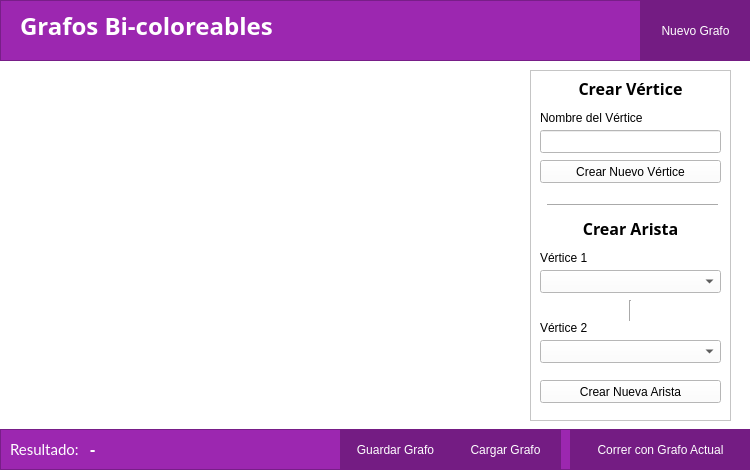
<?xml version="1.0" encoding="UTF-8"?>
<ui version="4.0">
 <class>BicoloreablesWindow</class>
 <widget class="QWidget" name="BicoloreablesWindow">
  <property name="geometry">
   <rect>
    <x>0</x>
    <y>0</y>
    <width>750</width>
    <height>470</height>
   </rect>
  </property>
  <property name="windowTitle">
   <string>Grafos Bicoloreables | Proyecto EdD I</string>
  </property>
  <property name="styleSheet">
   <string notr="true">QWidget{
background-color: white;
}</string>
  </property>
  <widget class="QFrame" name="frame">
   <property name="geometry">
    <rect>
     <x>0</x>
     <y>0</y>
     <width>751</width>
     <height>61</height>
    </rect>
   </property>
   <property name="styleSheet">
    <string notr="true">QFrame{
background-color: #9C27B0;
}

QLabel{
color: white;
}

QPushButton{
background-color:rgb(116, 28, 131);
color: white;
border: none;
font: 11pt &quot;Lato&quot;;
}

QPushButton:hover{
background-color: rgb(60, 14, 68);
}</string>
   </property>
   <property name="frameShape">
    <enum>QFrame::StyledPanel</enum>
   </property>
   <property name="frameShadow">
    <enum>QFrame::Raised</enum>
   </property>
   <widget class="QLabel" name="label">
    <property name="geometry">
     <rect>
      <x>20</x>
      <y>10</y>
      <width>281</width>
      <height>31</height>
     </rect>
    </property>
    <property name="font">
     <font>
      <family>Montserrat</family>
      <pointsize>18</pointsize>
      <weight>75</weight>
      <bold>true</bold>
     </font>
    </property>
    <property name="text">
     <string>Grafos Bi-coloreables</string>
    </property>
   </widget>
   <widget class="QPushButton" name="botonNuevoGrafo">
    <property name="geometry">
     <rect>
      <x>640</x>
      <y>0</y>
      <width>111</width>
      <height>61</height>
     </rect>
    </property>
    <property name="text">
     <string>Nuevo Grafo</string>
    </property>
   </widget>
  </widget>
  <widget class="QFrame" name="frame_2">
   <property name="geometry">
    <rect>
     <x>0</x>
     <y>429</y>
     <width>751</width>
     <height>41</height>
    </rect>
   </property>
   <property name="styleSheet">
    <string notr="true">QFrame{
background-color: #9C27B0;
}

QLabel{
color: white;
}

QPushButton{
background-color:rgb(116, 28, 131);
color: white;
border: none;
font: 11pt &quot;Lato&quot;;
}

QPushButton:hover{
background-color: rgb(60, 14, 68);
}</string>
   </property>
   <property name="frameShape">
    <enum>QFrame::StyledPanel</enum>
   </property>
   <property name="frameShadow">
    <enum>QFrame::Raised</enum>
   </property>
   <widget class="QPushButton" name="botonCorrer">
    <property name="geometry">
     <rect>
      <x>570</x>
      <y>0</y>
      <width>181</width>
      <height>41</height>
     </rect>
    </property>
    <property name="text">
     <string>Correr con Grafo Actual</string>
    </property>
   </widget>
   <widget class="QLabel" name="label_7">
    <property name="geometry">
     <rect>
      <x>10</x>
      <y>5</y>
      <width>71</width>
      <height>31</height>
     </rect>
    </property>
    <property name="font">
     <font>
      <family>Lato</family>
      <pointsize>11</pointsize>
      <weight>50</weight>
      <bold>false</bold>
     </font>
    </property>
    <property name="text">
     <string>Resultado:</string>
    </property>
   </widget>
   <widget class="QLabel" name="resultadoLabel">
    <property name="geometry">
     <rect>
      <x>90</x>
      <y>4</y>
      <width>211</width>
      <height>31</height>
     </rect>
    </property>
    <property name="font">
     <font>
      <family>Montserrat</family>
      <pointsize>12</pointsize>
      <weight>75</weight>
      <bold>true</bold>
     </font>
    </property>
    <property name="text">
     <string>-</string>
    </property>
   </widget>
   <widget class="QPushButton" name="botonGuardarGrafo">
    <property name="geometry">
     <rect>
      <x>340</x>
      <y>0</y>
      <width>111</width>
      <height>41</height>
     </rect>
    </property>
    <property name="text">
     <string>Guardar Grafo</string>
    </property>
   </widget>
   <widget class="QPushButton" name="botonCargarGrafo">
    <property name="geometry">
     <rect>
      <x>450</x>
      <y>0</y>
      <width>111</width>
      <height>41</height>
     </rect>
    </property>
    <property name="text">
     <string>Cargar Grafo</string>
    </property>
   </widget>
  </widget>
  <widget class="QFrame" name="frame_4">
   <property name="geometry">
    <rect>
     <x>530</x>
     <y>70</y>
     <width>201</width>
     <height>351</height>
    </rect>
   </property>
   <property name="styleSheet">
    <string notr="true">QComboBox{
color: black
}</string>
   </property>
   <property name="frameShape">
    <enum>QFrame::StyledPanel</enum>
   </property>
   <property name="frameShadow">
    <enum>QFrame::Raised</enum>
   </property>
   <widget class="QLabel" name="label_2">
    <property name="geometry">
     <rect>
      <x>10</x>
      <y>10</y>
      <width>181</width>
      <height>16</height>
     </rect>
    </property>
    <property name="font">
     <font>
      <family>Montserrat</family>
      <pointsize>12</pointsize>
      <weight>75</weight>
      <bold>true</bold>
     </font>
    </property>
    <property name="text">
     <string>Crear Vértice</string>
    </property>
    <property name="alignment">
     <set>Qt::AlignCenter</set>
    </property>
   </widget>
   <widget class="QLabel" name="label_3">
    <property name="geometry">
     <rect>
      <x>10</x>
      <y>40</y>
      <width>121</width>
      <height>16</height>
     </rect>
    </property>
    <property name="text">
     <string>Nombre del Vértice</string>
    </property>
   </widget>
   <widget class="QLineEdit" name="leNombreVertice">
    <property name="geometry">
     <rect>
      <x>10</x>
      <y>60</y>
      <width>181</width>
      <height>23</height>
     </rect>
    </property>
   </widget>
   <widget class="QPushButton" name="botonCrearVertice">
    <property name="geometry">
     <rect>
      <x>10</x>
      <y>90</y>
      <width>181</width>
      <height>23</height>
     </rect>
    </property>
    <property name="text">
     <string>Crear Nuevo Vértice</string>
    </property>
   </widget>
   <widget class="QPushButton" name="botonConectarVertices">
    <property name="geometry">
     <rect>
      <x>10</x>
      <y>310</y>
      <width>181</width>
      <height>23</height>
     </rect>
    </property>
    <property name="text">
     <string>Crear Nueva Arista</string>
    </property>
   </widget>
   <widget class="QLabel" name="label_4">
    <property name="geometry">
     <rect>
      <x>10</x>
      <y>180</y>
      <width>61</width>
      <height>16</height>
     </rect>
    </property>
    <property name="text">
     <string>Vértice 1</string>
    </property>
   </widget>
   <widget class="QComboBox" name="cbVertice1">
    <property name="geometry">
     <rect>
      <x>10</x>
      <y>200</y>
      <width>181</width>
      <height>23</height>
     </rect>
    </property>
   </widget>
   <widget class="QLabel" name="label_5">
    <property name="geometry">
     <rect>
      <x>10</x>
      <y>250</y>
      <width>61</width>
      <height>16</height>
     </rect>
    </property>
    <property name="text">
     <string>Vértice 2</string>
    </property>
   </widget>
   <widget class="QComboBox" name="cbVertice2">
    <property name="geometry">
     <rect>
      <x>10</x>
      <y>270</y>
      <width>181</width>
      <height>23</height>
     </rect>
    </property>
   </widget>
   <widget class="Line" name="line_2">
    <property name="geometry">
     <rect>
      <x>90</x>
      <y>230</y>
      <width>20</width>
      <height>21</height>
     </rect>
    </property>
    <property name="orientation">
     <enum>Qt::Vertical</enum>
    </property>
   </widget>
   <widget class="Line" name="line_3">
    <property name="geometry">
     <rect>
      <x>17</x>
      <y>120</y>
      <width>171</width>
      <height>31</height>
     </rect>
    </property>
    <property name="orientation">
     <enum>Qt::Horizontal</enum>
    </property>
   </widget>
   <widget class="QLabel" name="label_6">
    <property name="geometry">
     <rect>
      <x>10</x>
      <y>150</y>
      <width>181</width>
      <height>16</height>
     </rect>
    </property>
    <property name="font">
     <font>
      <family>Montserrat</family>
      <pointsize>12</pointsize>
      <weight>75</weight>
      <bold>true</bold>
     </font>
    </property>
    <property name="styleSheet">
     <string notr="true"/>
    </property>
    <property name="text">
     <string>Crear Arista</string>
    </property>
    <property name="alignment">
     <set>Qt::AlignCenter</set>
    </property>
   </widget>
  </widget>
 </widget>
 <resources/>
 <connections/>
</ui>
